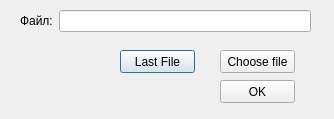
<?xml version="1.0" encoding="UTF-8"?>
<ui version="4.0">
 <class>write_dop_window</class>
 <widget class="QDialog" name="write_dop_window">
  <property name="geometry">
   <rect>
    <x>0</x>
    <y>0</y>
    <width>334</width>
    <height>119</height>
   </rect>
  </property>
  <property name="windowTitle">
   <string>Write_Flash</string>
  </property>
  <widget class="QPushButton" name="last_file">
   <property name="geometry">
    <rect>
     <x>120</x>
     <y>50</y>
     <width>75</width>
     <height>23</height>
    </rect>
   </property>
   <property name="text">
    <string>Last File</string>
   </property>
  </widget>
  <widget class="QPushButton" name="Change_file">
   <property name="geometry">
    <rect>
     <x>220</x>
     <y>50</y>
     <width>75</width>
     <height>23</height>
    </rect>
   </property>
   <property name="text">
    <string>Choose file</string>
   </property>
  </widget>
  <widget class="QWidget" name="layoutWidget">
   <property name="geometry">
    <rect>
     <x>20</x>
     <y>10</y>
     <width>291</width>
     <height>22</height>
    </rect>
   </property>
   <layout class="QHBoxLayout" name="horizontalLayout">
    <item>
     <widget class="QLabel" name="label">
      <property name="text">
       <string>Файл:</string>
      </property>
     </widget>
    </item>
    <item>
     <widget class="QLineEdit" name="fileName_"/>
    </item>
   </layout>
  </widget>
  <widget class="QPushButton" name="OK">
   <property name="geometry">
    <rect>
     <x>220</x>
     <y>80</y>
     <width>75</width>
     <height>23</height>
    </rect>
   </property>
   <property name="text">
    <string>OK</string>
   </property>
  </widget>
 </widget>
 <resources/>
 <connections/>
</ui>
